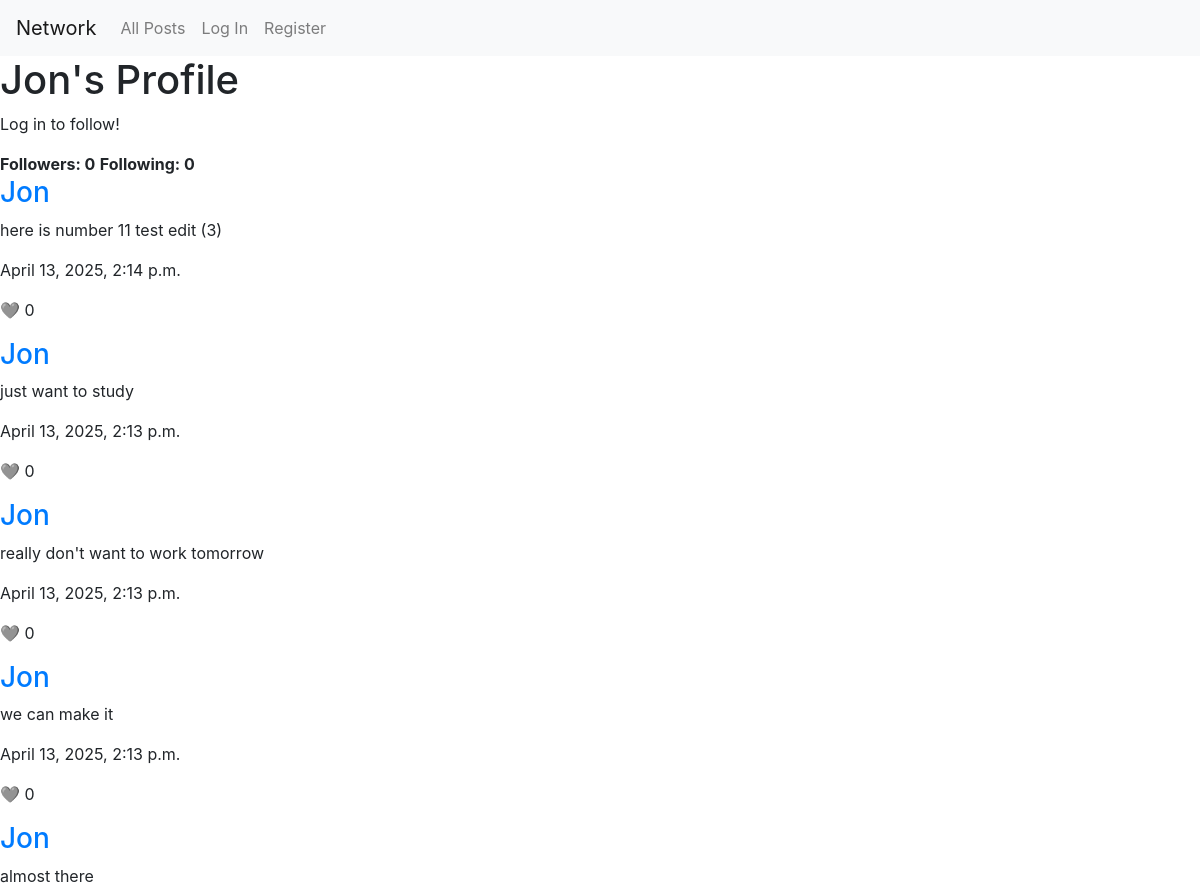
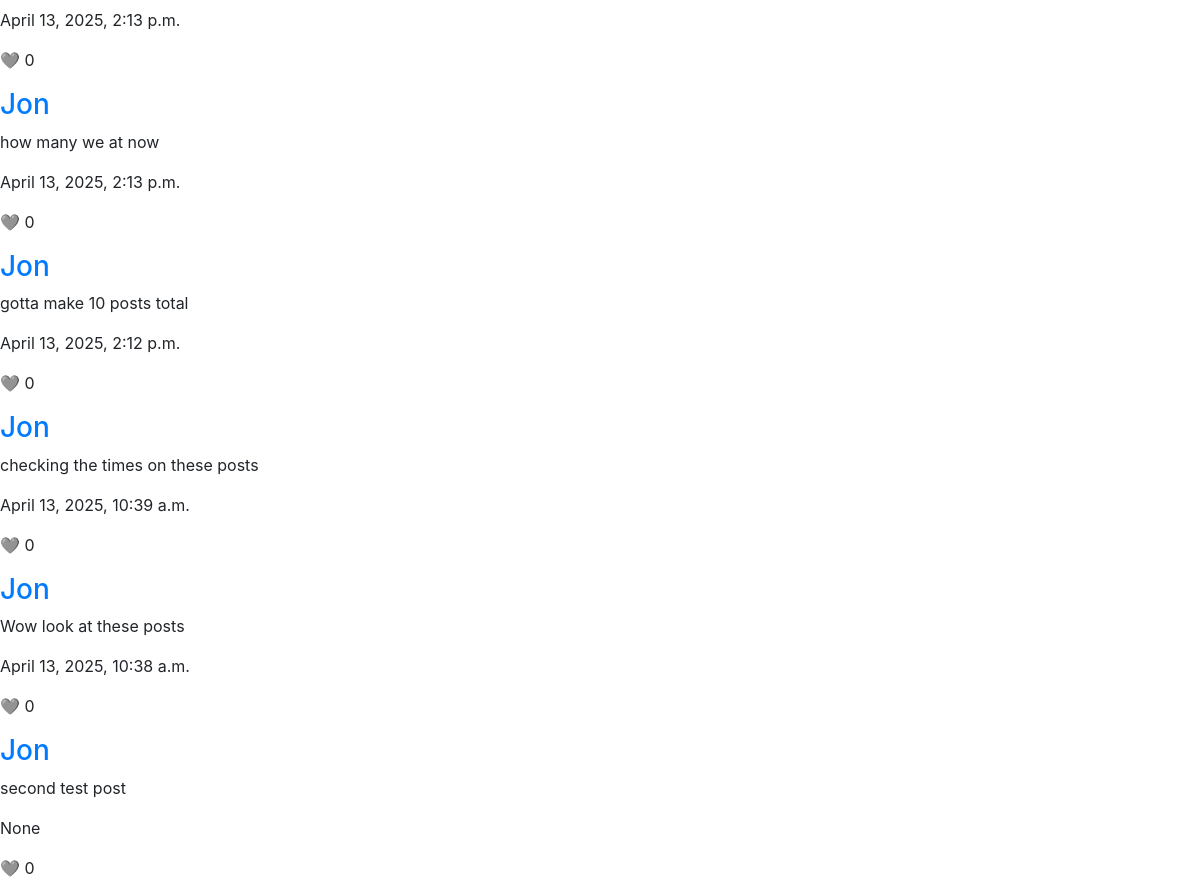
Page /profile/Jon on the committed database (2 pictures, top to bottom).
### network/models.py (models this page shows)
class User(AbstractUser):
    following = models.ManyToManyField("self", symmetrical=False, blank=True, related_name="followers")
    saved_posts = models.ManyToManyField("Post", blank=True, related_name="saved_by")
    @property
    def following_count(self):
        return self.following.count()
    @property
    def follower_count(self):
        return self.followers.count()

class Post(models.Model):
    user = models.ForeignKey("User", on_delete=models.CASCADE, related_name="user_posts")
    content = models.TextField(max_length=512, blank=False, null=False)
    likes = models.ManyToManyField("User", blank=True, related_name="liked_posts")
    timestamp = models.DateTimeField(auto_now_add=True)
    @property
    def like_count(self):
        return self.likes.count()

### network/views.py (the view)
# urls.py: path("profile/<str:username>", views.profile, name="profile"),
def profile(request, username):
    user = User.objects.get(username=username)
    if not user:
        return False #TODO render error page
    return post_paginator(
        request,
        query=user.user_posts.select_related("user").order_by("-timestamp"),
        template="network/profile.html",
        title=f"{user.username}'s Profile",
        user_obj=user
        )

### network/views.py (called while the page is built)
def post_paginator(request, query, template, title, user_obj=None):
    paginator = Paginator(query, 10)
    page_number = request.GET.get("page")
    page_obj = paginator.get_page(page_number)
    return render(request, template, {
        "page_obj": page_obj,
        "title": title,
        "user_obj": user_obj
    })

### network/templates/network/profile.html (shortened to what this page needs)
{% extends "network/layout.html" %}
{% load static %}
{% block body %}
    <h1>{{ user_obj.username }}'s Profile</h1>
    {% if user.is_authenticated %}
        {% if user_obj.username != user.username %}
            <button class="btn btn-outline-primary" id="{% if user_obj.username in user.following %}unfollow-btn{% else %}follow-btn{% endif %}">
                {% if user_obj.username in user.following %}Unfollow{% else %}Follow{% endif %}</button>
        {% endif %}
    {% else %}
        <p class="alert-div">Log in to follow!</p>
    {% endif %}
    <strong>Followers: {{ user_obj.following_count }}</strong>
    <strong>Following: {{ user_obj.follower_count }}</strong>
    {% include "network/partials/load_posts.html" with page_obj=page_obj %}
{% endblock %}

### network/templates/network/partials/load_posts.html (shortened to what this page needs)
<div class="posts-div">
    {% for post in page_obj %}
        <div class="post-div">
            <h3><a href="{% url 'profile' username=post.user.username %}">{{ post.user.username }}</a></h3>
            <div class="post-text-div">
                <p class="post-text">{{ post.content }}</p>
            </div>
            <p class="small-text">{{ post.timestamp }}</p>
            <p>
                {% if user.is_authenticated %}
                    <span class="like-btn" data-id="{{ post.id }}"
                    data-liked="{% if user in post.likes.all %}true{% else %}false{% endif %}">❤️</span>
                    <!--When writing CSS code for liking/unliking, add an onhover that changes
                    the emoji to a broken heart emoji-->
                {% else %}
                    🩶
                {% endif %}
                {{ post.like_count }}
            </p>
        </div>
    {% endfor %}
</div>

### rows in the picture
User: username "Jon", following_count "0", follower_count "0"
Post: user.username "Jon", content "here is number 11 test edit (3)", timestamp "April 13, 2025, 2:14 p.m.", like_count "0"
Post: user.username "Jon", content "just want to study", timestamp "April 13, 2025, 2:13 p.m.", like_count "0"
Post: user.username "Jon", content "really don't want to work tomorrow", timestamp "April 13, 2025, 2:13 p.m.", like_count "0"
Post: user.username "Jon", content "we can make it", timestamp "April 13, 2025, 2:13 p.m.", like_count "0"
Post: user.username "Jon", content "almost there", timestamp "April 13, 2025, 2:13 p.m.", like_count "0"
Post: user.username "Jon", content "how many we at now", timestamp "April 13, 2025, 2:13 p.m.", like_count "0"
Post: user.username "Jon", content "gotta make 10 posts total", timestamp "April 13, 2025, 2:12 p.m.", like_count "0"
Post: user.username "Jon", content "checking the times on these posts", timestamp "April 13, 2025, 10:39 a.m.", like_count "0"
Post: user.username "Jon", content "Wow look at these posts", timestamp "April 13, 2025, 10:38 a.m.", like_count "0"
Post: user.username "Jon", content "second test post", timestamp "None", like_count "0"
